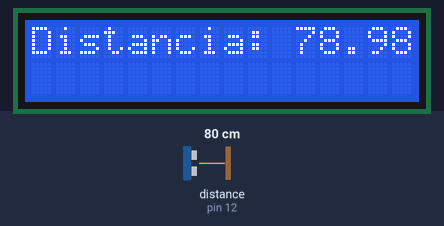
A sketch run on a simulated Arduino Uno, built with avr-gcc and run on an emulated ATmega328P. Shown: 16×2 character LCD. Wiring (inferred from the names in the program): ultrasonic range finder: trigger pin 11; echo pin 12. The test bench sets the inputs (shaded band); at power-on: distance to the obstacle (sensor on pin 12) 80 cm. The echo pulse lasts 58.3 µs per cm.

Above: at 1.2 s.
1.3 s: distance to the obstacle (sensor on pin 12) set to 4 cm
At 1.46 s:
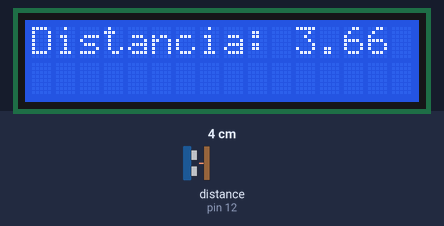
3.3 s: distance to the obstacle (sensor on pin 12) set to 2 cm
At 4.6 s:
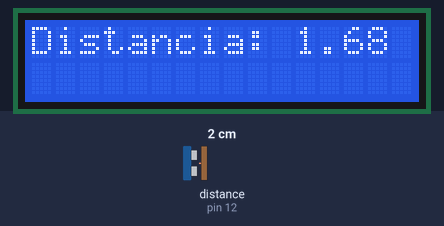
4.9 s: distance to the obstacle (sensor on pin 12) set to 9 cm
At 5.9 s:
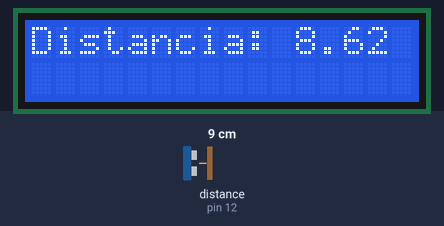
Timing chart, 0 to 7.9 s (numbered marks = the images above; inputs shaded):
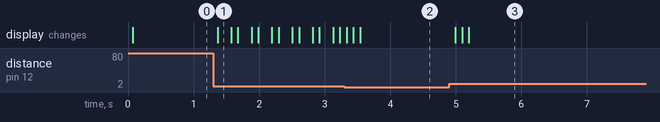

The sketch:

Sensor_distancia_lcd.ino
```cpp
/*
* Ultrasonic Sensor HC-SR04 and Arduino Tutorial
*
* Crated by Dejan Nedelkovski,
* http://howtomechatronics.com/tutorials/arduino/ultrasonic-sensor-hc-sr04/
*
*/

#include <LiquidCrystal.h> // includes the LiquidCrystal Library

LiquidCrystal lcd(8,9, 4, 5, 6, 7); // Creates an LCD object. Parameters: (rs, enable, d4, d5, d6, d7)

const int trigPin = 11;
const int echoPin = 12;
long duration;
float distanceCm;
//int distanceInch;

void setup() {
lcd.begin(16,2); // Initializes the interface to the LCD screen, and specifies the dimensions (width and height) of the display
pinMode(trigPin, OUTPUT);
pinMode(echoPin, INPUT);
}

void loop() {
digitalWrite(trigPin, LOW);
delayMicroseconds(2);
digitalWrite(trigPin, HIGH);
delayMicroseconds(10);
digitalWrite(trigPin, LOW);
duration = pulseIn(echoPin, HIGH);
distanceCm= duration*0.034/2;
//distanceInch = duration*0.0133/2;
lcd.setCursor(0,0); // Sets the location at which subsequent text written to the LCD will be displayed
lcd.print("Distancia: "); // Prints string "Distance" on the LCD
lcd.print(distanceCm); // Prints the distance value from the sensor
lcd.print(" cm");
delay(100);
lcd.setCursor(0,1);
//lcd.print("Distancia: ");
//lcd.print(distanceInch);
//lcd.print(" inch");
//delay(10);
}
```

Measured:
- after the input at 1.3 s, the display: changes after 0.07 s (image 1)
- after the input at 3.3 s, the display: changes at once (image 2)
- after the input at 4.9 s, the display: changes after 0.09 s (image 3)
